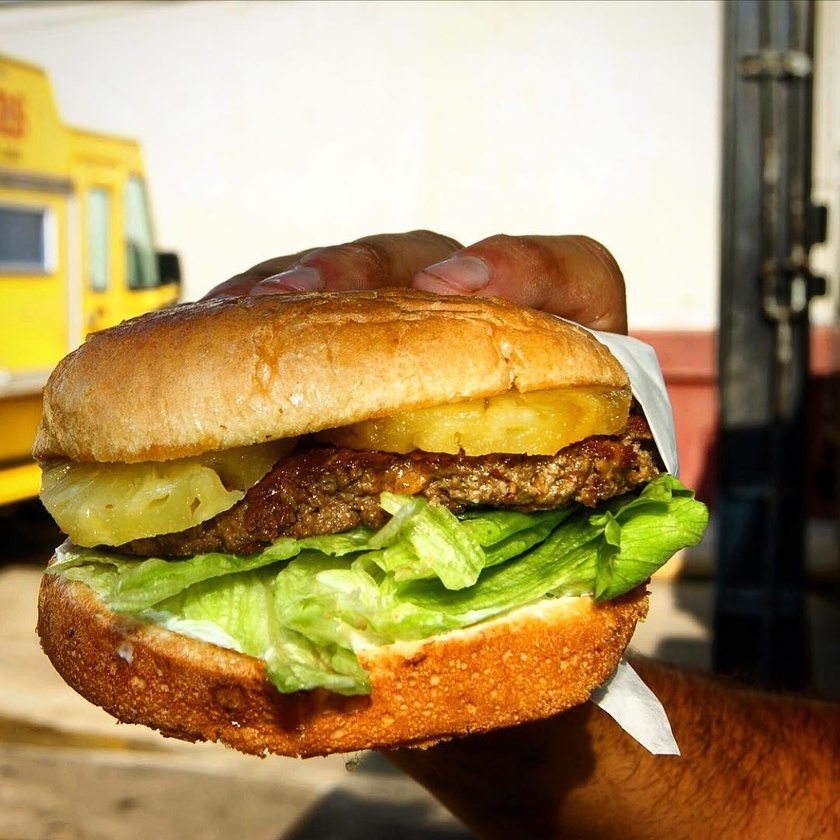
#> input picture resources/img03.jpg, 840 x 840 px, shrunk from 1080 x 1080 before the run
$ python img_to_grayscale.py
#> lines starting #> are read from the running program, lines starting #| are printed output that depends on the picture
import cv2

img = cv2.imread('resources/img03.jpg', 1)
#> img is the input picture: shape (840, 840, 3); mean B, G, R 95, 144.4, 169.4
gray_image = cv2.cvtColor(img, cv2.COLOR_RGB2GRAY)
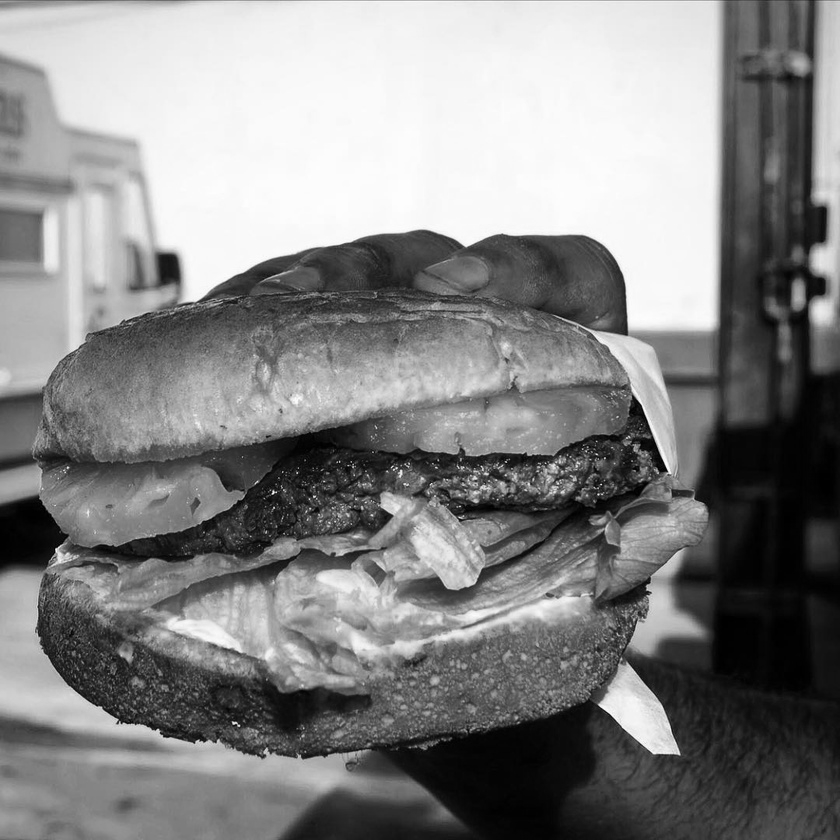
#> gray_image: shape (840, 840); min 0, max 254, mean 132.5

cv2.imwrite('resources/gray_image03.jpg', gray_image)

cv2.imshow('gray_image03', gray_image)
cv2.waitKey(0)
cv2.destroyAllWindows()

$ run again, with resources/img01.jpg copied over resources/img03.jpg
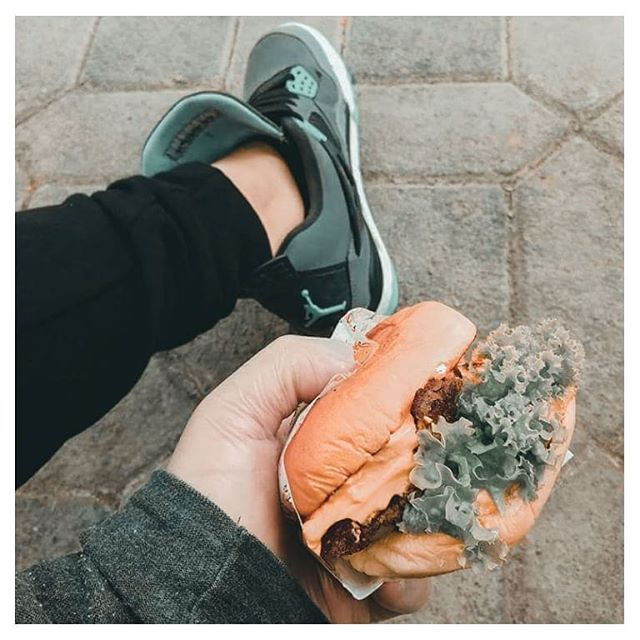
#> input picture resources/img01.jpg, 640 x 640 px
#> img is the input picture: shape (640, 640, 3); mean B, G, R 128.7, 137.9, 143.2
#> `gray_image = cv2.cvtColor(img, cv2.COLOR_RGB2GRAY)`:
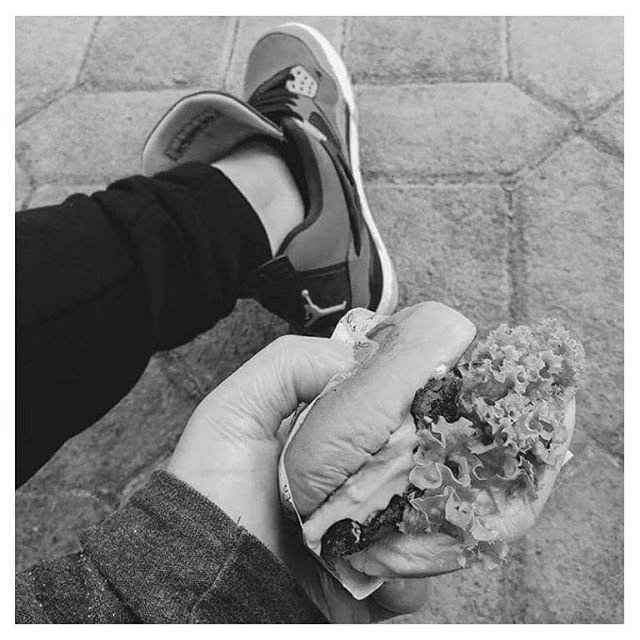
#> gray_image: shape (640, 640); min 0, max 255, mean 135.7

$ run again, with resources/img02.jpg copied over resources/img03.jpg
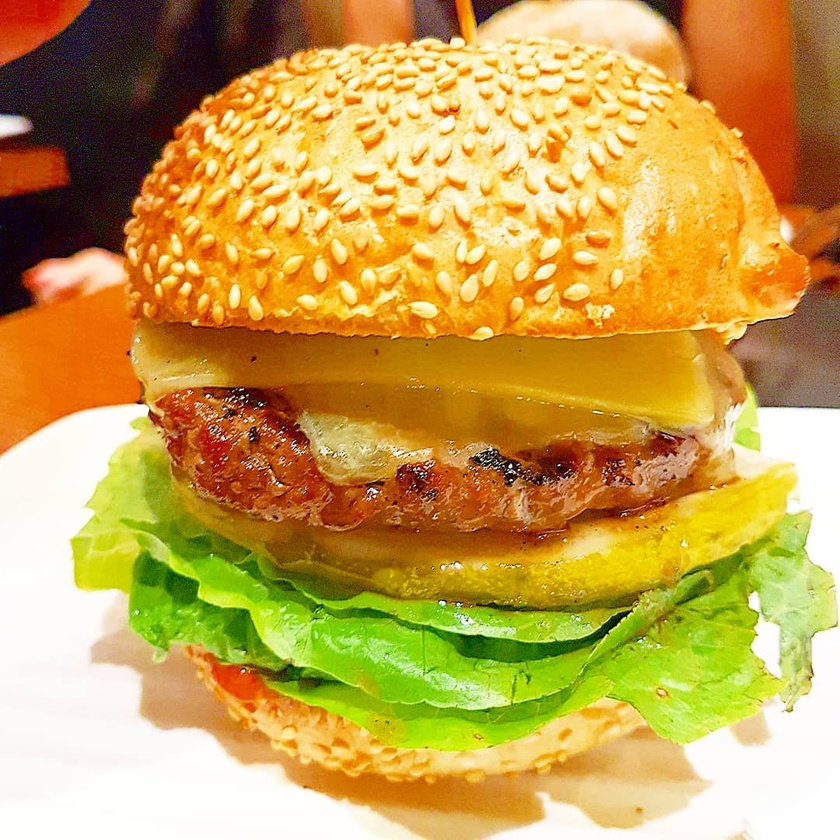
#> input picture resources/img02.jpg, 840 x 840 px, shrunk from 1080 x 1080 before the run
#> img is the input picture: shape (840, 840, 3); mean B, G, R 79.3, 161.4, 198.5
#> `gray_image = cv2.cvtColor(img, cv2.COLOR_RGB2GRAY)`:
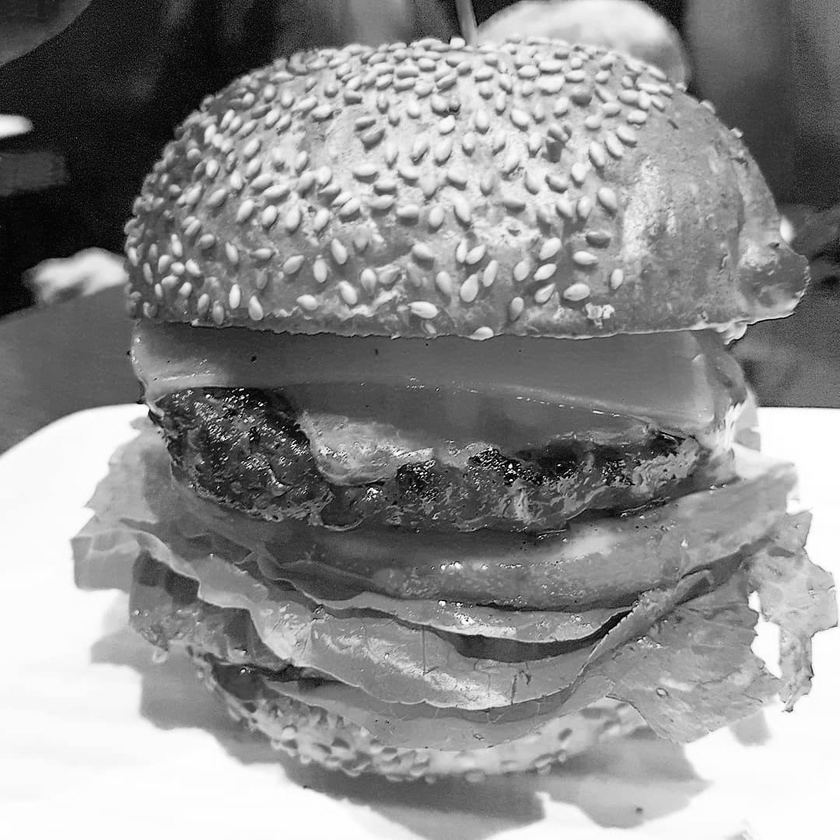
#> gray_image: shape (840, 840); min 0, max 255, mean 141.1
